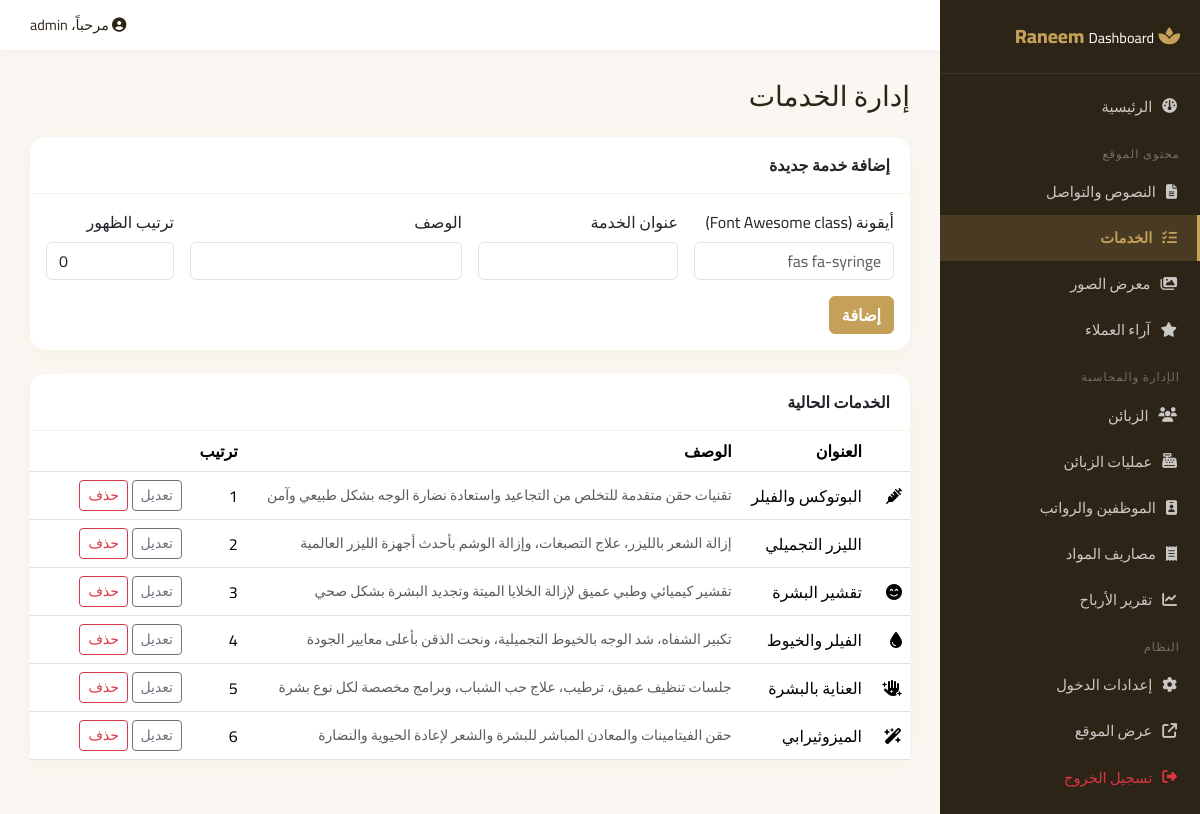
Screenshot of /admin/services.php (signed in) with the database file from the repository.
### tables this page shows
CREATE TABLE IF NOT EXISTS services (
    id INT AUTO_INCREMENT PRIMARY KEY,
    icon VARCHAR(100) NOT NULL DEFAULT 'fas fa-spa',
    title VARCHAR(150) NOT NULL,
    description TEXT,
    sort_order INT DEFAULT 0
);

### includes/auth.php (called while the page is built, shortened)
<?php
require_once __DIR__ . '/db.php';
function current_user(): ?array {
    return $_SESSION['admin_user'] ?? null;
}

### includes/db.php (called while the page is built, shortened)
<?php
function e(?string $v): string {
    return htmlspecialchars((string)$v, ENT_QUOTES, 'UTF-8');
}

### admin/services.php (the view, shortened to what this page needs)
<?php
require_once __DIR__ . '/includes/header.php';
$pdo = db();
$services = $pdo->query('SELECT * FROM services ORDER BY sort_order ASC, id ASC')->fetchAll();
?>
<h3 class="mb-4">إدارة الخدمات</h3>
<div class="card">
    <div class="card-header">إضافة خدمة جديدة</div>
    <div class="card-body">
        <form method="post" class="row g-3">
            <div class="col-md-3">
                <label class="form-label">أيقونة (Font Awesome class)</label>
                <input type="text" name="icon" class="form-control" placeholder="fas fa-syringe">
            </div>
            <div class="col-md-3">
                <label class="form-label">عنوان الخدمة</label>
                <input type="text" name="title" class="form-control" required>
            </div>
            <div class="col-md-4">
                <label class="form-label">الوصف</label>
                <input type="text" name="description" class="form-control">
            </div>
            <div class="col-md-2">
                <label class="form-label">ترتيب الظهور</label>
                <input type="number" name="sort_order" class="form-control" value="0">
            </div>
            <div class="col-12"><button class="btn btn-gold">إضافة</button></div>
        </form>
    </div>
</div>
<div class="card">
    <div class="card-header">الخدمات الحالية</div>
    <div class="card-body p-0">
        <div class="table-responsive">
        <table class="table align-middle mb-0">
            <thead><tr><th></th><th>العنوان</th><th>الوصف</th><th>ترتيب</th><th></th></tr></thead>
            <tbody>
            <?php foreach ($services as $svc): ?>
                <tr>
                    <td style="width:40px"><i class="<?= e($svc['icon']) ?>"></i></td>
                    <td><?= e($svc['title']) ?></td>
                    <td class="text-muted small"><?= e($svc['description']) ?></td>
                    <td><?= (int)$svc['sort_order'] ?></td>
                    <td class="text-nowrap" style="width:160px">
                        <button type="button" class="btn btn-sm btn-outline-secondary edit-btn"
                            data-id="<?= $svc['id'] ?>" data-icon="<?= e($svc['icon']) ?>"
                            data-title="<?= e($svc['title']) ?>" data-description="<?= e($svc['description']) ?>"
                            data-sort_order="<?= (int)$svc['sort_order'] ?>">تعديل</button>
                        <form method="post" class="d-inline" onsubmit="return confirm('تأكيد حذف الخدمة؟')">
                            <button class="btn btn-sm btn-outline-danger">حذف</button>
                        </form>
                    </td>
                </tr>
            <?php endforeach; ?>
            </tbody>
        </table>
        </div>
    </div>
</div>
<?php require_once __DIR__ . '/includes/footer.php'; ?>

### admin/includes/header.php (shortened to what this page needs)
<?php
require_once __DIR__ . '/../../includes/auth.php';
$current = basename($_SERVER['PHP_SELF']);
function nav_active($file, $current) { return $file === $current ? 'active' : ''; }
?>
<!DOCTYPE html>
<html lang="ar" dir="rtl">
<head>
<link href="https://cdn.jsdelivr.net/npm/bootstrap@5.3.3/dist/css/bootstrap.rtl.min.css" rel="stylesheet">
<link rel="stylesheet" href="https://cdnjs.cloudflare.com/ajax/libs/font-awesome/6.5.1/css/all.min.css">
<link rel="stylesheet" href="assets/admin.css">
</head>
<body>
<div class="admin-wrap">
    <aside class="sidebar">
        <div class="sidebar-brand">
            <i class="fas fa-spa"></i> Raneem <span>Dashboard</span>
        </div>
        <nav class="sidebar-nav">
            <a href="dashboard.php" class="<?= nav_active('dashboard.php', $current) ?>"><i class="fas fa-gauge"></i> الرئيسية</a>
            <div class="nav-group-label">محتوى الموقع</div>
            <a href="content.php" class="<?= nav_active('content.php', $current) ?>"><i class="fas fa-file-lines"></i> النصوص والتواصل</a>
            <a href="services.php" class="<?= nav_active('services.php', $current) ?>"><i class="fas fa-list-check"></i> الخدمات</a>
            <a href="gallery.php" class="<?= nav_active('gallery.php', $current) ?>"><i class="fas fa-images"></i> معرض الصور</a>
            <a href="testimonials.php" class="<?= nav_active('testimonials.php', $current) ?>"><i class="fas fa-star"></i> آراء العملاء</a>
            <div class="nav-group-label">الإدارة والمحاسبة</div>
            <a href="customers.php" class="<?= nav_active('customers.php', $current) ?>"><i class="fas fa-users"></i> الزبائن</a>
            <a href="operations.php" class="<?= nav_active('operations.php', $current) ?>"><i class="fas fa-cash-register"></i> عمليات الزبائن</a>
            <a href="employees.php" class="<?= nav_active('employees.php', $current) ?>"><i class="fas fa-id-badge"></i> الموظفين والرواتب</a>
            <a href="expenses.php" class="<?= nav_active('expenses.php', $current) ?>"><i class="fas fa-receipt"></i> مصاريف المواد</a>
            <a href="reports.php" class="<?= nav_active('reports.php', $current) ?>"><i class="fas fa-chart-line"></i> تقرير الأرباح</a>
            <div class="nav-group-label">النظام</div>
            <a href="settings.php" class="<?= nav_active('settings.php', $current) ?>"><i class="fas fa-gear"></i> إعدادات الدخول</a>
            <a href="../index.php" target="_blank"><i class="fas fa-arrow-up-right-from-square"></i> عرض الموقع</a>
            <a href="logout.php" class="text-danger"><i class="fas fa-right-from-bracket"></i> تسجيل الخروج</a>
        </nav>
    </aside>
    <main class="content">
        <div class="topbar">
            <div class="topbar-user"><i class="fas fa-user-circle"></i> مرحباً، <?= e(current_user()['username']) ?></div>
        </div>
        <div class="content-inner">

### admin/includes/footer.php (shortened to what this page needs)
        </div>
    </main>
</div>
</body>
</html>

### admin/assets/admin.css (style rules this page uses)
:root { --gold: #C5A059; --gold-dark: #9A7B3D; --cream: #FAF7F2; --dark: #2C2416; --sidebar-w: 260px; }
* { box-sizing: border-box; }
body { font-family: 'Cairo', sans-serif; background: var(--cream); margin: 0; color: var(--dark); }
.admin-wrap { display: flex; min-height: 100vh; }
.sidebar { width: var(--sidebar-w); background: var(--dark); color: #fff; position: fixed; top: 0; bottom: 0; right: 0; overflow-y: auto; padding-bottom: 30px; }
.sidebar-brand { padding: 22px 20px; font-size: 1.2rem; font-weight: 800; color: var(--gold); border-bottom: 1px solid rgba(255,255,255,0.08); }
.sidebar-brand span { color: #fff; font-weight: 400; font-size: 0.9rem; }
.sidebar-nav { display: flex; flex-direction: column; padding: 10px 0; }
.sidebar-nav a { color: rgba(255,255,255,0.75); text-decoration: none; padding: 12px 20px; display: flex; align-items: center; gap: 10px; font-size: 0.92rem; transition: 0.2s; border-right: 3px solid transparent; }
.sidebar-nav a.active { background: rgba(197,160,89,0.18); color: var(--gold); border-right-color: var(--gold); font-weight: 700; }
.nav-group-label { padding: 16px 20px 6px; font-size: 0.72rem; letter-spacing: 1px; color: rgba(255,255,255,0.35); text-transform: uppercase; }
.content { margin-right: var(--sidebar-w); flex: 1; min-width: 0; }
.topbar { background: #fff; padding: 14px 30px; box-shadow: 0 2px 10px rgba(0,0,0,0.04); display: flex; justify-content: flex-end; }
.topbar-user { font-size: 0.9rem; color: var(--dark); }
.content-inner { padding: 30px; }
.card { border: none; border-radius: 16px; box-shadow: 0 4px 20px rgba(197,160,89,0.08); margin-bottom: 24px; }
.card-header { background: #fff; border-bottom: 1px solid rgba(197,160,89,0.15); border-radius: 16px 16px 0 0 !important; font-weight: 700; padding: 16px 20px; }
.btn-gold { background: var(--gold); border-color: var(--gold); color: #fff; font-weight: 700; }
.table thead { background: var(--cream); }

### rows the page displays
services: title "البوتوكس والفيلر", description "تقنيات حقن متقدمة للتخلص من التجاعيد واستعادة نضارة الوجه بشكل طبيعي وآمن", sort_order "1"
services: title "الليزر التجميلي", description "إزالة الشعر بالليزر، علاج التصبغات، وإزالة الوشم بأحدث أجهزة الليزر العالمية", sort_order "2"
services: title "تقشير البشرة", description "تقشير كيميائي وطبي عميق لإزالة الخلايا الميتة وتجديد البشرة بشكل صحي", sort_order "3"
services: title "الفيلر والخيوط", description "تكبير الشفاه، شد الوجه بالخيوط التجميلية، ونحت الذقن بأعلى معايير الجودة", sort_order "4"
services: title "العناية بالبشرة", description "جلسات تنظيف عميق، ترطيب، علاج حب الشباب، وبرامج مخصصة لكل نوع بشرة", sort_order "5"
services: title "الميزوثيرابي", description "حقن الفيتامينات والمعادن المباشر للبشرة والشعر لإعادة الحيوية والنضارة", sort_order "6"

### other values shown
current_user()['username'] "admin"
